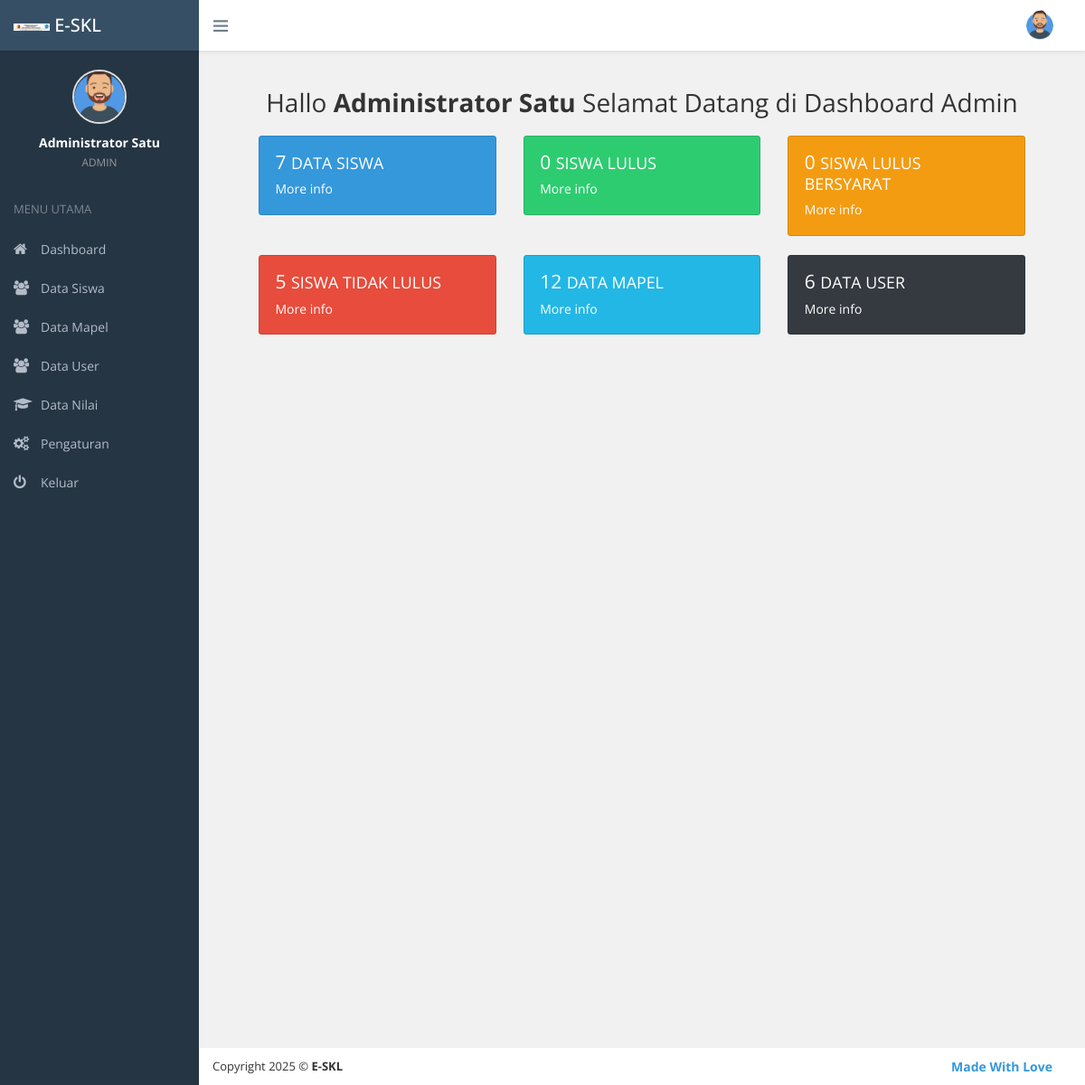
/admin/index.php (signed in), run on the app's committed database.
### tables this page shows
CREATE TABLE `settings` (
  `id` int(11) NOT NULL,
  `tahun_ajaran` varchar(20) NOT NULL,
  `logo` varchar(255) DEFAULT NULL,
  `kop_surat` text DEFAULT NULL,
  `jadwal_pengumuman` datetime DEFAULT NULL,
  `nama_kepala_sekolah` varchar(100) DEFAULT NULL,
  `nip_kepala_sekolah` varchar(30) DEFAULT NULL,
  `nama_sekolah` varchar(255) NOT NULL
);

CREATE TABLE `users` (
  `id` int(11) NOT NULL,
  `username` varchar(50) NOT NULL,
  `password` varchar(255) NOT NULL,
  `nama_lengkap` varchar(100) DEFAULT NULL,
  `role` enum('admin','guru_mapel','wali_kelas','siswa') NOT NULL,
  `kode_mapel` varchar(10) DEFAULT NULL,
  `kelas_wali` varchar(10) DEFAULT NULL
);

### admin/index.php (the view, shortened to what this page needs)
<?php
$koneksi = new mysqli('localhost', 'root', '', 'db_kelulusan');
$id_user = $_SESSION['id_user'];
$user = mysqli_fetch_assoc(mysqli_query($koneksi, "SELECT * FROM users WHERE id = '$id_user'"));
$settings = mysqli_fetch_assoc(mysqli_query($koneksi, "SELECT * FROM settings LIMIT 1"));
$nama_lengkap = $user['nama_lengkap'];
$count_siswa = mysqli_fetch_assoc(mysqli_query($koneksi, "SELECT COUNT(*) AS total FROM siswa"))['total'];
$count_lulus = mysqli_fetch_assoc(mysqli_query($koneksi, "SELECT COUNT(*) AS total FROM siswa WHERE status_kelulusan = 'Lulus'"))['total'];
$count_lulus_bersyarat = mysqli_fetch_assoc(mysqli_query($koneksi, "SELECT COUNT(*) AS total FROM siswa WHERE status_kelulusan = 'Lulus Bersyarat'"))['total'];
$count_tidak_lulus = mysqli_fetch_assoc(mysqli_query($koneksi, "SELECT COUNT(*) AS total FROM siswa WHERE status_kelulusan = 'Tidak Lulus'"))['total'];
$count_mapel = mysqli_fetch_assoc(mysqli_query($koneksi, "SELECT COUNT(*) AS total FROM mapel"))['total'];
$count_user = mysqli_fetch_assoc(mysqli_query($koneksi, "SELECT COUNT(*) AS total FROM users"))['total'];
?>
<!DOCTYPE html>
<html lang="id">
<head>
    <link href="../assets/back/vendors/bootstrap/dist/css/bootstrap.min.css" rel="stylesheet">
    <link href="../assets/back/vendors/font-awesome/css/font-awesome.min.css" rel="stylesheet">
    <link href="../assets/back/vendors/themify-icons/css/themify-icons.css" rel="stylesheet">
    <link href="../assets/back/css/main.min.css" rel="stylesheet">
    <link href="../assets/back/css/costum.css" rel="stylesheet">
    <link href="../assets/back/vendors/izitoast/css/iziToast.min.css" rel="stylesheet">
</head>
<body class="fixed-navbar fixed-layout">
<div class="page-wrapper">
    <header class="header">
        <div class="page-brand">
            <a class="link" href="index.php">
                <img src="<?= $settings['logo'] ?>" width="40" alt="LOGO">
                <span class="brand">E-SKL</span>
            </a>
        </div>
        <div class="flexbox flex-1">
            <ul class="nav navbar-toolbar">
                <li><a class="nav-link sidebar-toggler js-sidebar-toggler"><i class="ti-menu"></i></a></li>
            </ul>
            <ul class="nav navbar-toolbar">
                <li class="dropdown dropdown-user">
                    <a class="nav-link dropdown-toggle link" data-toggle="dropdown">
                        <img src="../assets/back/img/admin.png">
                    </a>
                </li>
            </ul>
        </div>
    </header>
    <?php require_once "menu.php"; ?>
    <div class="content-wrapper">
        <div class="container-fluid">
            <h2 class="text-center mt-5"> Hallo <b> <?php echo $nama_lengkap; ?> </b>  Selamat Datang di Dashboard Admin </h2>
            <div class="row m-4">
                <div class="col-md-4 mb-4">
                    <div class="card card-body bg-primary text-white shadow rounded">
                        <h4><?= $count_siswa ?> <small>DATA SISWA</small></h4>
                        <a href="siswa.php" class="text-white">More info</a>
                    </div>
                </div>
                <div class="col-md-4 mb-4">
                    <div class="card card-body bg-success text-white shadow rounded">
                        <h4><?= $count_lulus ?> <small>SISWA LULUS</small></h4>
                        <a href="#" class="text-white">More info</a>
                    </div>
                </div>
                <div class="col-md-4 mb-4">
                    <div class="card card-body bg-warning text-white shadow rounded">
                        <h4><?= $count_lulus_bersyarat ?> <small>SISWA LULUS BERSYARAT</small></h4>
                        <a href="#" class="text-white">More info</a>
                    </div>
                </div>
                <div class="col-md-4 mb-4">
                    <div class="card card-body bg-danger text-white shadow rounded">
                        <h4><?= $count_tidak_lulus ?> <small>SISWA TIDAK LULUS</small></h4>
                        <a href="#" class="text-white">More info</a>
                    </div>
                </div>
                <div class="col-md-4 mb-4">
                    <div class="card card-body bg-info text-white shadow rounded">
                        <h4><?= $count_mapel ?> <small>DATA MAPEL</small></h4>
                        <a href="mapel.php" class="text-white">More info</a>
                    </div>
                </div>
                <div class="col-md-4 mb-4">
                    <div class="card card-body bg-dark text-white shadow rounded">
                        <h4><?= $count_user ?> <small>DATA USER</small></h4>
                        <a href="users.php" class="text-white">More info</a>
                    </div>
                </div>
            </div>
        </div>
        <footer class="page-footer">
            <div class="font-13">Copyright <?= date('Y') ?> © <b>E-SKL</b></div>
            <a class="px-4" href="https://www.instagram.com/_idilputra19" target="_blank"><b>Made With Love</b></a>
        </footer>
    </div>
</div>
</body>
</html>

### admin/menu.php (shortened to what this page needs)
<div class="page-sidebar">
    <div class="profile text-center py-4">
        <div class="profile-image">
            <img src="../assets/back/img/admin.png" alt="Admin" />
        </div>
        <div class="profile-info">
            <span class="font-weight-bold"><?= $user['nama_lengkap'] ?></span><br>
            <small class="text-muted"><?= strtoupper($user['role']) ?></small>
        </div>
    </div>
    <ul class="side-menu metismenu">
        <li class="heading">MENU UTAMA</li>
        <li>
            <a href="index.php"><i class="sidebar-item-icon fa fa-home"></i>
                <span class="nav-label">Dashboard</span>
            </a>
        </li>
        <li>
            <a href="data_siswa.php"><i class="sidebar-item-icon fa fa-users"></i>
                <span class="nav-label">Data Siswa</span>
            </a>
        </li>
        <li>
            <a href="data_mapel.php"><i class="sidebar-item-icon fa fa-users"></i>
                <span class="nav-label">Data Mapel</span>
            </a>
        </li>
        <li>
            <a href="data_user.php"><i class="sidebar-item-icon fa fa-users"></i>
                <span class="nav-label">Data User</span>
            </a>
        </li>
        <li>
            <a href="data_nilai.php"><i class="sidebar-item-icon fa fa-graduation-cap"></i>
                <span class="nav-label">Data Nilai</span>
            </a>
        </li>
        <li>
            <a href="pengaturan.php"><i class="sidebar-item-icon fa fa-cogs"></i>
                <span class="nav-label">Pengaturan</span>
            </a>
        </li>
        <li>
            <a href="logout.php"><i class="sidebar-item-icon fa fa-power-off"></i>
                <span class="nav-label">Keluar</span>
            </a>
        </li>
    </ul>
</div>

### admin/menu.php (style rules this page uses)
.profile-image img { width: 60px; height: 60px; object-fit: cover; border-radius: 50%; border: 2px solid #ddd; }
.profile-info { padding-top: 10px; color: white; }

### data on the page
settings: logo (picture)
users: nama_lengkap "Administrator Satu", role "ADMIN"

### other printed values
$count_siswa "7"
$count_lulus "0"
$count_lulus_bersyarat "0"
$count_tidak_lulus "5"
$count_mapel "12"
$count_user "6"
